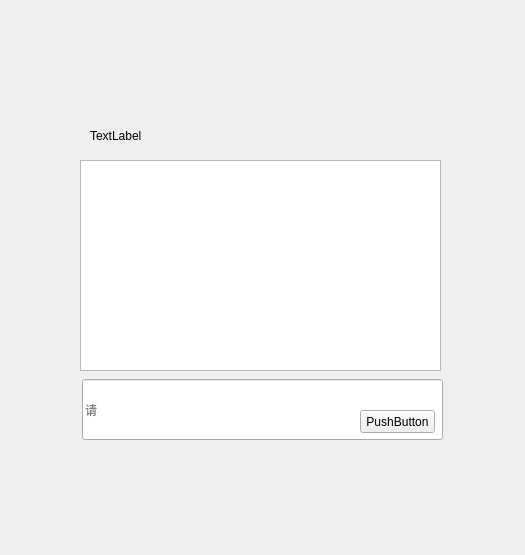
<?xml version="1.0" encoding="UTF-8"?>
<ui version="4.0">
 <class>Form</class>
 <widget class="QWidget" name="Form">
  <property name="geometry">
   <rect>
    <x>0</x>
    <y>0</y>
    <width>525</width>
    <height>555</height>
   </rect>
  </property>
  <property name="windowTitle">
   <string>Form</string>
  </property>
  <widget class="QTextEdit" name="textEdit_chat">
   <property name="geometry">
    <rect>
     <x>80</x>
     <y>160</y>
     <width>361</width>
     <height>211</height>
    </rect>
   </property>
   <property name="readOnly">
    <bool>true</bool>
   </property>
  </widget>
  <widget class="QLineEdit" name="lineEdit_input">
   <property name="geometry">
    <rect>
     <x>82</x>
     <y>379</y>
     <width>361</width>
     <height>61</height>
    </rect>
   </property>
   <property name="placeholderText">
    <string>请</string>
   </property>
  </widget>
  <widget class="QLabel" name="label">
   <property name="geometry">
    <rect>
     <x>90</x>
     <y>130</y>
     <width>54</width>
     <height>12</height>
    </rect>
   </property>
   <property name="text">
    <string>TextLabel</string>
   </property>
  </widget>
  <widget class="QPushButton" name="pushButton_send">
   <property name="geometry">
    <rect>
     <x>360</x>
     <y>410</y>
     <width>75</width>
     <height>23</height>
    </rect>
   </property>
   <property name="text">
    <string>PushButton</string>
   </property>
  </widget>
 </widget>
 <resources/>
 <connections/>
</ui>
